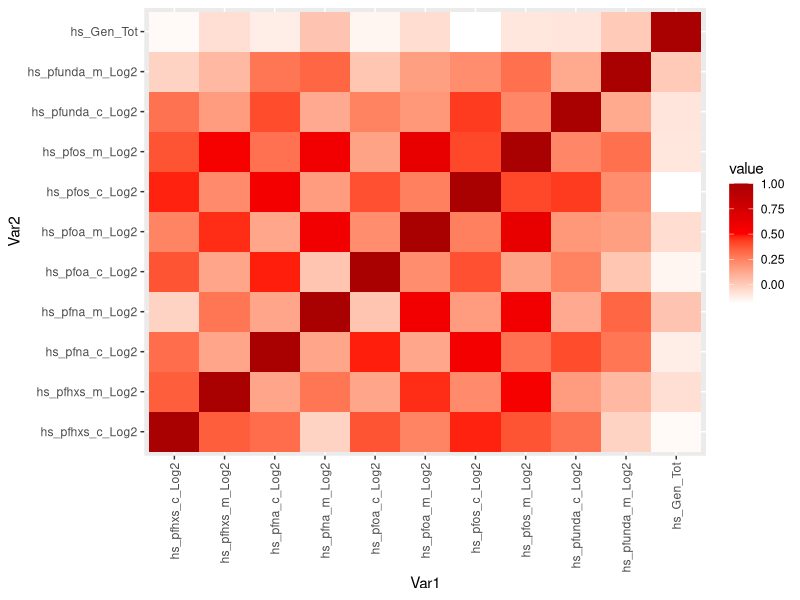
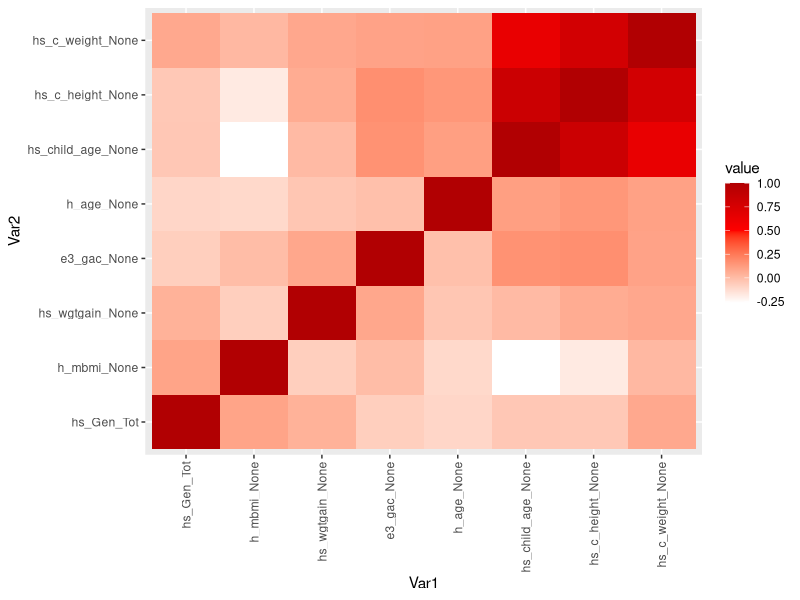
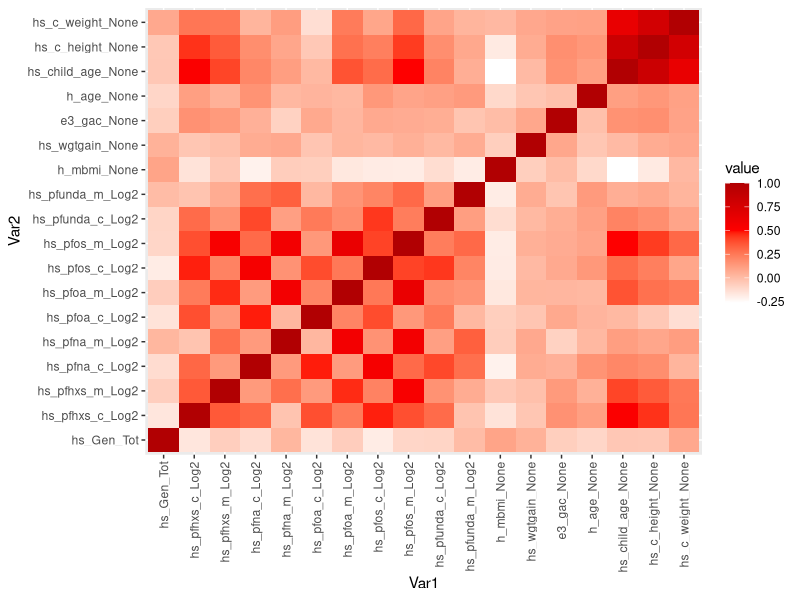

Reproduce these figures in R, in order. (Note: this script raises an error after producing the figures.)
## ---- chunk 1
library(dplyr)
## ---- chunk 2
#Load in the Data
codebook<-read.csv("codebook.csv", header=T)
covariates<-read.csv("covariates.csv", header = T)
exposome<-read.csv("exposome.csv", header = T)
phenotype<-read.csv("phenotype.csv", header=T)
covariates<-covariates[,-1]
phenotype<-phenotype[,-1]
## ---- chunk 3
#First going to merge behavior with PFAS
PFAS_codebook<-codebook[c(160:169),]
PFAS<-exposome[,c(PFAS_codebook$variable_name)]
PFAS<-cbind(exposome$ID, PFAS)
PFAS<-rename(PFAS, ID = `exposome$ID`)
PFAS<-cbind(PFAS, phenotype$hs_Gen_Tot)
PFAS<-rename(PFAS, hs_Gen_Tot=`phenotype$hs_Gen_Tot`)
## ---- chunk 4
#Now split the behavior
PFAS$behavior_concern<-vector(length=1301)
for (i in 1:1301) {
  score <- PFAS$hs_Gen_Tot[i]
  
  if (score < 60) {
    PFAS$behavior_concern[i] <- "Low"
  } else {
    PFAS$behavior_concern[i] <- "High"
  }
}
PFAS$behavior_concern<-as.factor(PFAS$behavior_concern)
PFAS$behavior_concern<-relevel(PFAS$behavior_concern, ref="Low")
## ---- chunk 5
library(reshape2)
## ---- chunk 6
#PFAS and behavior correlation
pfas_cor<-cor(PFAS[,2:12])
melt_pfas<-melt(pfas_cor)
## ---- chunk 7
library(ggplot2)
## ---- chunk 8
ggplot(data=melt_pfas, aes(x=Var1, y=Var2, fill=value))+
  geom_tile()+ 
  scale_fill_gradient2(low="white", high="darkred", midpoint = 0.5, mid="red")+
  theme(axis.text.x = element_text(angle = 90, vjust = 0.5, hjust = 1))
## ---- chunk 9
linear_PFAS<-lm(hs_Gen_Tot~hs_pfhxs_c_Log2+hs_pfhxs_m_Log2+hs_pfna_c_Log2+hs_pfna_m_Log2+hs_pfoa_c_Log2+hs_pfoa_m_Log2+hs_pfos_c_Log2+hs_pfos_m_Log2+hs_pfunda_c_Log2+hs_pfunda_m_Log2, data=PFAS)
## ---- chunk 10
summary(linear_PFAS)
## ---- chunk 11
log_PFAS<-glm(behavior_concern~hs_pfhxs_c_Log2+hs_pfhxs_m_Log2+hs_pfna_c_Log2+hs_pfna_m_Log2+hs_pfoa_c_Log2+hs_pfoa_m_Log2+hs_pfos_c_Log2+hs_pfos_m_Log2+hs_pfunda_c_Log2+hs_pfunda_m_Log2, family="binomial", data=PFAS)
## ---- chunk 12
summary(log_PFAS)
## ---- chunk 13
linear_pfas_models<-list()
x_cols<-names(PFAS)[2:12]
y_var<-"hs_Gen_Tot"
combinations<-list(
  c("hs_pfhxs_c_Log2","hs_pfhxs_m_Log2"),
  c("hs_pfna_c_Log2","hs_pfna_m_Log2"),
  c("hs_pfoa_c_Log2","hs_pfoa_m_Log2"),
  c("hs_pfos_c_Log2", "hs_pfos_m_Log2"),
  c("hs_pfunda_c_Log2", "hs_pfunda_m_Log2")
)
  
 for (i in seq_along(combinations)) {
  x_vars <- combinations[[i]]
  formula_str <- paste(y_var, "~", paste(x_vars, collapse = " + "))
  model <- lm(as.formula(formula_str), data = PFAS)
  linear_pfas_models[[i]] <- model
}

## ---- chunk 14
for (i in c(1:5)){
  print(summary(linear_pfas_models[[i]]))
}
## ---- chunk 15
log_pfas_models<-list()
y_var2<-"behavior_concern"
for (i in seq_along(combinations)) {
  x_vars <- combinations[[i]]
  formula_str <- paste(y_var2, "~", paste(x_vars, collapse = " + "))
  model <- glm(as.formula(formula_str), family="binomial", data = PFAS)
  log_pfas_models[[i]] <- model
}
## ---- chunk 16
for (i in c(1:5)){
  print(summary(log_pfas_models[[i]]))
}
## ---- chunk 17
#Merging covariates
data_merge<-cbind(PFAS, covariates)
data_merge<-data_merge[,-14]
## ---- chunk 18
data_merge$h_cohort = as.factor(data_merge$h_cohort)
data_merge$e3_sex_None = as.factor(data_merge$e3_sex_None)
data_merge$e3_yearbir_None = as.factor(data_merge$e3_yearbir_None)
data_merge$h_edumc_None = as.factor(data_merge$h_edumc_None)
data_merge$h_native_None = as.factor(data_merge$h_native_None)
data_merge$h_parity_None = as.factor(data_merge$h_parity_None)
## ---- chunk 19
#The Multi regression with PFAS and covariates
big_regression<-lm(hs_Gen_Tot~h_cohort + e3_sex_None + e3_yearbir_None + h_mbmi_None + hs_wgtgain_None + e3_gac_None + h_age_None + h_edumc_None + h_native_None + h_parity_None + hs_child_age_None + hs_c_height_None + hs_c_weight_None+hs_pfhxs_c_Log2+hs_pfhxs_m_Log2+hs_pfna_c_Log2+hs_pfna_m_Log2+hs_pfoa_c_Log2+hs_pfoa_m_Log2+hs_pfos_c_Log2+hs_pfos_m_Log2+hs_pfunda_c_Log2+hs_pfunda_m_Log2, data=data_merge)
summary(big_regression)
## ---- chunk 20
#Looking at jsut covariates
covariate_regression<-lm(hs_Gen_Tot~h_cohort + e3_sex_None + e3_yearbir_None + h_mbmi_None + hs_wgtgain_None + e3_gac_None + h_age_None + h_edumc_None + h_native_None + h_parity_None + hs_child_age_None + hs_c_height_None + hs_c_weight_None, data=data_merge)
summary(covariate_regression)
## ---- chunk 21
#write.csv(data_merge, file="data_merge.csv")
## ---- chunk 22
cov_cor<-cor(data_merge[,c(12,17,18,19,20,24,25,26)])
melt_cov<-melt(cov_cor)
ggplot(data=melt_cov, aes(x=Var1, y=Var2, fill=value))+
  geom_tile()+ 
  scale_fill_gradient2(low="white", high="darkred", midpoint = 0.5, mid="red")+
  theme(axis.text.x = element_text(angle = 90, vjust = 0.5, hjust = 1))
## ---- chunk 23
#THE BIG HEAT MAP
full_cor<-cor(data_merge[,c(12,2:11,17,18,19,20,24,25,26)])
melt_full<-melt(full_cor)
ggplot(data=melt_full, aes(x=Var1, y=Var2, fill=value))+
  geom_tile()+ 
  scale_fill_gradient2(low="white", high="darkred", midpoint = 0.5, mid="red")+
  theme(axis.text.x = element_text(angle = 90, vjust = 0.5, hjust = 1))
## ---- chunk 24
proteome_clean<-as.data.frame(proteome.d)
proteome_clean<-t(proteome_clean)
proteome_clean <- proteome_clean[order(rownames(proteome_clean)), ]
## ---- chunk 25
#write.csv(proteome_clean, "proteome_clean.csv")
## ---- chunk 26
df_large_subset <- data_merge[rownames(proteome_clean),]
data_merge_new <- cbind(proteome_clean, df_large_subset)
## ---- chunk 27
#Heat map for proteins and GenTot
pro_cor<-cor(data_merge_new[,c(1:36,48)])
melt_pro<-melt(pro_cor)
ggplot(data=melt_pro, aes(x=Var1, y=Var2, fill=value))+
  geom_tile()+ 
  scale_fill_gradient2(low="white", high="darkred", midpoint = 0.5, mid="red")+
  theme(axis.text.x = element_text(angle = 90, vjust = 0.5, hjust = 1))
